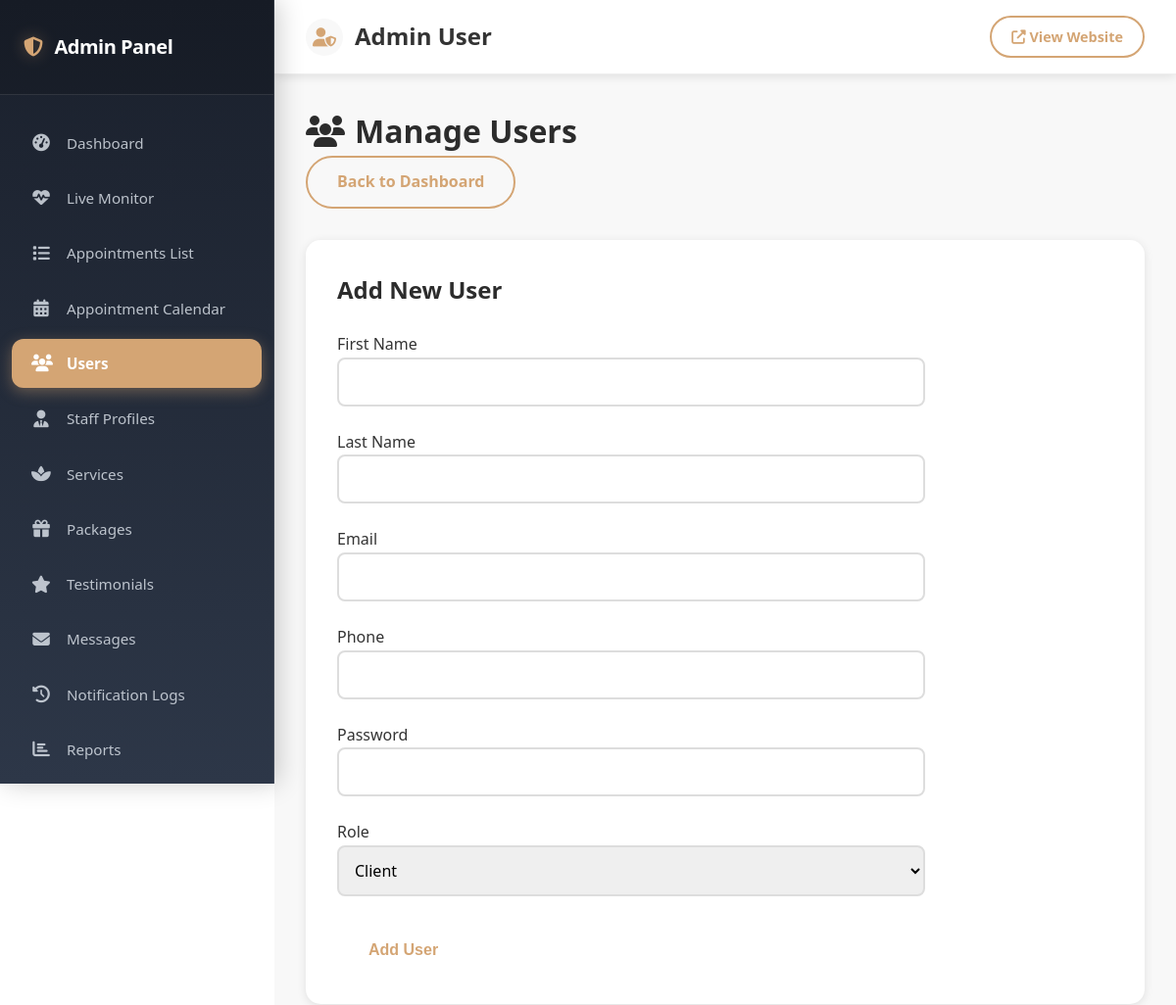
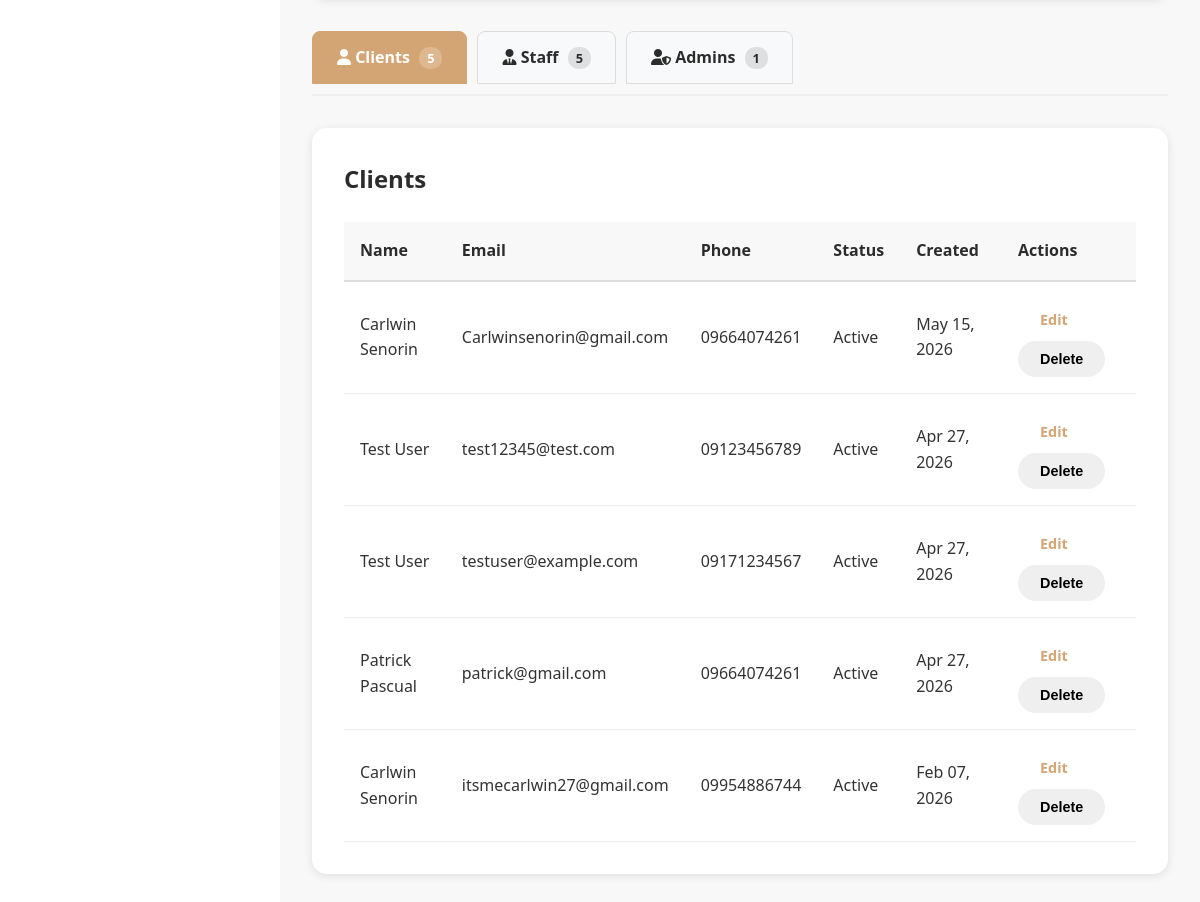
Screenshot of /admin/users.php (signed in) with the database file from the repository (2 pictures, top to bottom).
### tables this page shows
CREATE TABLE `users` (
  `id` int(11) NOT NULL,
  `first_name` varchar(100) NOT NULL,
  `last_name` varchar(100) NOT NULL,
  `email` varchar(255) NOT NULL,
  `phone` varchar(20) NOT NULL,
  `password` varchar(255) NOT NULL,
  `role` enum('client','admin','staff') DEFAULT 'client',
  `status` enum('active','inactive') DEFAULT 'active',
  `reset_token` varchar(255) DEFAULT NULL,
  `reset_expires` datetime DEFAULT NULL,
  `created_at` timestamp NOT NULL DEFAULT current_timestamp(),
  `updated_at` timestamp NOT NULL DEFAULT current_timestamp() ON UPDATE current_timestamp(),
  `last_login` timestamp NULL DEFAULT NULL,
  `last_ip` varchar(45) DEFAULT NULL,
  `profile_picture` varchar(500) DEFAULT NULL,
  `tier` enum('standard','premium','vip') DEFAULT 'standard'
);

### config/functions.php (called while the page is built, shortened)
<?php
function formatDate($date) {
    return date('M d, Y', strtotime($date));
}

### admin/users.php (the view, shortened to what this page needs)
<?php
require_once '../config/functions.php';
$conn = getDBConnection();
$query = "SELECT * FROM users ORDER BY created_at DESC";
$stmt = $conn->query($query);
$users = $stmt->fetchAll();
$edit_user = null;
$clients = [];
$staff_users = [];
$admin_users = [];
if (!empty($users)) {
    foreach ($users as $u) {
        if ($u['role'] === 'client') $clients[] = $u;
        elseif ($u['role'] === 'staff') $staff_users[] = $u;
        elseif ($u['role'] === 'admin') $admin_users[] = $u;
    }
}
$active_tab = $_GET['tab'] ?? 'clients';
?>
<?php include '../includes/admin-header.php'; ?>
            <div class="admin-content">
            <div class="admin-header">
                <h1><i class="fas fa-users"></i> Manage Users</h1>
                <a href="index.php" class="btn btn-outline">Back to Dashboard</a>
            </div>
            <div class="admin-card">
                <h2><?php echo $edit_user ? 'Edit User' : 'Add New User'; ?></h2>
                <form method="POST" class="admin-form">
                    <div class="form-row">
                        <div class="form-group">
                            <label>First Name</label>
                            <input type="text" name="first_name" value="<?php echo $edit_user['first_name'] ?? ''; ?>" required pattern="[^0-9]*" title="First Name should not contain numbers.">
                        </div>
                        <div class="form-group">
                            <label>Last Name</label>
                            <input type="text" name="last_name" value="<?php echo $edit_user['last_name'] ?? ''; ?>" required pattern="[^0-9]*" title="Last Name should not contain numbers.">
                        </div>
                    </div>
                    <div class="form-group">
                        <label>Email</label>
                        <input type="email" name="email" value="<?php echo $edit_user['email'] ?? ''; ?>" required>
                    </div>
                    <div class="form-group">
                        <label>Phone</label>
                        <input type="tel" name="phone" value="<?php echo $edit_user['phone'] ?? ''; ?>" required>
                    </div>
                    <?php if (!$edit_user): ?>
                        <div class="form-group">
                            <label>Password</label>
                            <input type="password" name="password" required>
                        </div>
                    <?php endif; ?>
                    <div class="form-row">
                        <div class="form-group">
                            <label>Role</label>
                            <select name="role" required>
                                <option value="client" <?php echo ($edit_user['role'] ?? '') === 'client' ? 'selected' : ''; ?>>Client</option>
                            </select>
                        </div>
                    </div>
                    <div class="form-actions">
                        <button type="submit" class="btn btn-primary"><?php echo $edit_user ? 'Update' : 'Add'; ?> User</button>
                    </div>
                </form>
            </div>
            <div class="user-tabs">
                <a href="?tab=clients"
                   class="tab-link <?php echo $active_tab === 'clients' ? 'active' : ''; ?>">
                    <i class="fas fa-user"></i> Clients
                    <span class="tab-count"><?php echo count($clients); ?></span>
                </a>
                <a href="?tab=staff"
                   class="tab-link <?php echo $active_tab === 'staff' ? 'active' : ''; ?>">
                    <i class="fas fa-user-tie"></i> Staff
                    <span class="tab-count"><?php echo count($staff_users); ?></span>
                </a>
                <a href="?tab=admins"
                   class="tab-link <?php echo $active_tab === 'admins' ? 'active' : ''; ?>">
                    <i class="fas fa-user-shield"></i> Admins
                    <span class="tab-count"><?php echo count($admin_users); ?></span>
                </a>
            </div>
            <div class="admin-card">
                <?php
                $display_users = [];
                $tab_title = "";
                if ($active_tab === 'clients') {
                    $display_users = $clients;
                    $tab_title = "Clients";
                } elseif ($active_tab === 'staff') {
                    $display_users = $staff_users;
                    $tab_title = "Staff Members";
                } else {
                    $display_users = $admin_users;
                    $tab_title = "Administrators";
                }
                ?>
                <h2><?php echo $tab_title; ?></h2>
                <div class="table-responsive">
                    <table class="admin-table">
                        <thead>
                            <tr>
                                <th>Name</th>
                                <th>Email</th>
                                <th>Phone</th>
                                <th>Status</th>
                                <th>Created</th>
                                <th>Actions</th>
                            </tr>
                        </thead>
                        <tbody>
                            <?php foreach ($display_users as $user): ?>
                                <tr>
                                    <td><?php echo htmlspecialchars($user['first_name'] . ' ' . $user['last_name']); ?></td>
                                    <td><?php echo htmlspecialchars($user['email']); ?></td>
                                    <td><?php echo htmlspecialchars($user['phone']); ?></td>
                                    <td><span class="status-badge status-<?php echo $user['status']; ?>"><?php echo ucfirst($user['status']); ?></span></td>
                                    <td><?php echo formatDate($user['created_at']); ?></td>
                                    <td>
                                        <a href="users.php?edit=<?php echo $user['id']; ?>&tab=<?php echo $active_tab; ?>" class="btn btn-sm btn-primary">Edit</a>
                                        <?php if ($user['role'] !== 'admin'): ?>
                                            <form method="POST" style="display: inline;" onsubmit="return confirm('Are you sure?')">
                                                <button type="submit" class="btn btn-sm btn-danger">Delete</button>
                                            </form>
                                        <?php endif; ?>
                                    </td>
                                </tr>
                            <?php endforeach; ?>
                        </tbody>
                    </table>
                </div>
            </div>
    </div>
</main>
<?php include '../includes/admin-footer.php'; ?>

### assets/css/style.css (style rules this page uses)
* { margin: 0; padding: 0; box-sizing: border-box; }
:root { --primary-color: #d4a574; --secondary-color: #8b6f47; --accent-color: #f5e6d3; --dark-color: #2c2c2c; --light-color: #f8f8f8; --text-color: #333; --success-color: #28a745; --danger-color: #dc3545; --warning-color: #ffc107; --info-color: #17a2b8; --white: #ffffff; --shadow: 0 2px 10px rgba(0, 0, 0, 0.1); --shadow-lg: 0 5px 20px rgba(0, 0, 0, 0.15); }
body { font-family: 'Segoe UI', Tahoma, Geneva, Verdana, sans-serif; line-height: 1.6; color: var(--text-color); background-color: var(--white); }
.btn { display: inline-block; padding: 12px 30px; border-radius: 50px; text-decoration: none; font-weight: 600; transition: all 0.3s; border: 2px solid transparent; cursor: pointer; font-size: 1rem; }
.btn-primary { background: var(--white); color: var(--primary-color); }
.btn-outline { background: transparent; color: var(--primary-color); border-color: var(--primary-color); }
.btn-sm { padding: 8px 20px; font-size: 0.9rem; }
.form-group { margin-bottom: 1.5rem; }
.form-group input, .form-group textarea, .form-group select { width: 100%; padding: 12px; border: 2px solid #ddd; border-radius: 8px; font-size: 1rem; font-family: inherit; transition: border-color 0.3s; }

### assets/css/admin.css (style rules this page uses)
.admin-body { margin: 0; padding: 0; }
.admin-content { max-width: 1400px; margin: 0 auto; }
.admin-header { margin-bottom: 2rem; }
.admin-header h1 { color: var(--dark-color); display: flex; align-items: center; gap: 10px; }
.admin-card { background: var(--white); padding: 2rem; border-radius: 15px; box-shadow: var(--shadow); margin-bottom: 2rem; }
.admin-card h2 { color: var(--dark-color); margin-bottom: 1.5rem; display: flex; align-items: center; gap: 10px; }
.table-responsive { overflow-x: auto; }
.admin-table { width: 100%; border-collapse: collapse; }
.admin-table thead { background: var(--light-color); }
.admin-table th { padding: 1rem; text-align: left; font-weight: 600; color: var(--dark-color); border-bottom: 2px solid #ddd; }
.admin-table td { padding: 1rem; border-bottom: 1px solid #eee; }
.admin-form { max-width: 600px; }
.form-actions { display: flex; gap: 1rem; margin-top: 2rem; }

### admin/users.php (style rules this page uses)
.user-tabs { display: flex; gap: 10px; margin-bottom: 2rem; border-bottom: 2px solid #eee; padding-bottom: 10px; }
.tab-link { padding: 0.8rem 1.5rem; background: #f8f9fa; border: 1px solid #ddd; border-radius: 8px 8px 0 0; color: var(--dark-color); text-decoration: none; font-weight: 600; transition: all 0.3s; }
.tab-link.active { background: var(--primary-color); color: white; border-color: var(--primary-color); }
.tab-count { background: rgba(0,0,0,0.1); padding: 2px 8px; border-radius: 10px; font-size: 0.8rem; margin-left: 5px; }
.tab-link.active .tab-count { background: rgba(255,255,255,0.2); }

### rows the page displays
users: first_name+last_name "Carlwin Senorin", email "Carlwinsenorin@gmail.com", phone "09664074261", status "Active", created_at "May 15, 2026"
users: first_name+last_name "Test User", email "test12345@test.com", phone "09123456789", status "Active", created_at "Apr 27, 2026"
users: first_name+last_name "Test User", email "testuser@example.com", phone "09171234567", status "Active", created_at "Apr 27, 2026"
users: first_name+last_name "Patrick Pascual", email "patrick@gmail.com", phone "09664074261", status "Active", created_at "Apr 27, 2026"
users: first_name+last_name "Carlwin Senorin", email "itsmecarlwin27@gmail.com", phone "09954886744", status "Active", created_at "Feb 07, 2026"

### other values shown
$_SESSION['admin_name'] "Admin User"
count($clients) "5"
count($staff_users) "5"
count($admin_users) "1"
$tab_title "Clients"
